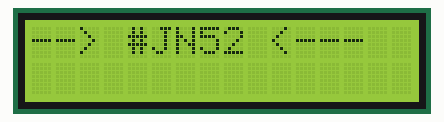
Simulated run of this sketch. Board: Arduino Uno, built with avr-gcc and run on an emulated ATmega328P. Shown: 16×2 character LCD.

Above: at 0.35 s.
At 3.31 s:
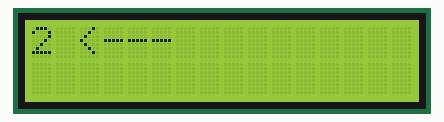
At 6.47 s:
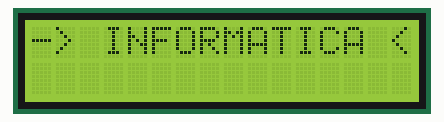
At 12.77 s:
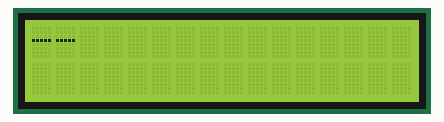
At 26.71 s:
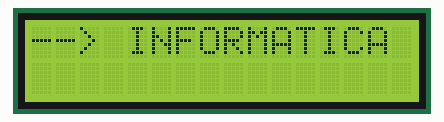
At 39.49 s:
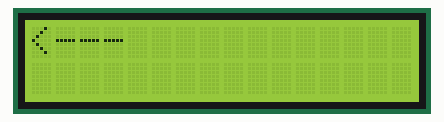

The sketch:

lcd_03.ino
```cpp
/*
Projeto Arduino com LCD.
Por Jota
----------------------------------------
--=<| www.ComoFazerAsCoisas.com.br |>=--
----------------------------------------
*/

//Define a utilização da biblioteca para controle de telas LDCs.
 #include <LiquidCrystal.h>

//Criando um objeto da classe LiquidCrystal e
//inicializando com os pinos da interface.
LiquidCrystal lcd(9, 8, 5, 4, 3, 2);

void setup() {
  //Inicializando o LCD e informando o tamanho de 16 colunas e 2 linhas
  //que é o tamanho do LCD JHD 162A usado neste projeto.
  lcd.begin(16, 2);
}

void loop() {
 // lcd.clear();          //limpa o display do LCD.
  //lcd.print("INFORMATICA");  //imprime a string no display do LCD.
  //delay(2000);

  //lcd.setCursor(0,1);   //posiciona cursor na coluna 0 linha 1 do LCD
  //lcd.print("ROBOTICA"); //imprime a string no display do LCD.
  //delay(2000);

  //lcd.clear();
  //lcd.print("52");
  //lcd.setCursor(0,1);
  //lcd.print("ANOS");
  //delay(4000);
  lcd.clear();
  lcd.print("---> #JN52 <---");
  delay(100);

    for (int i = 0; i < 15; i++) {
    lcd.scrollDisplayLeft();
    delay(370);
  }
  delay(100);

  lcd.clear();
  lcd.print("---> INFORMATICA <---");
  delay(100);
    for (int i = 0; i < 21; i++) {
    lcd.scrollDisplayLeft();
    delay(370);
  }
  delay(100);

  lcd.clear();
  lcd.print("---> ROBOTICA <---");
  delay(100);

  //Rolando o display para a esquerda 12 vezes
  for (int i = 0; i < 18; i++) {
    lcd.scrollDisplayLeft();
    delay(370);
  }

  delay(100);
}
```
